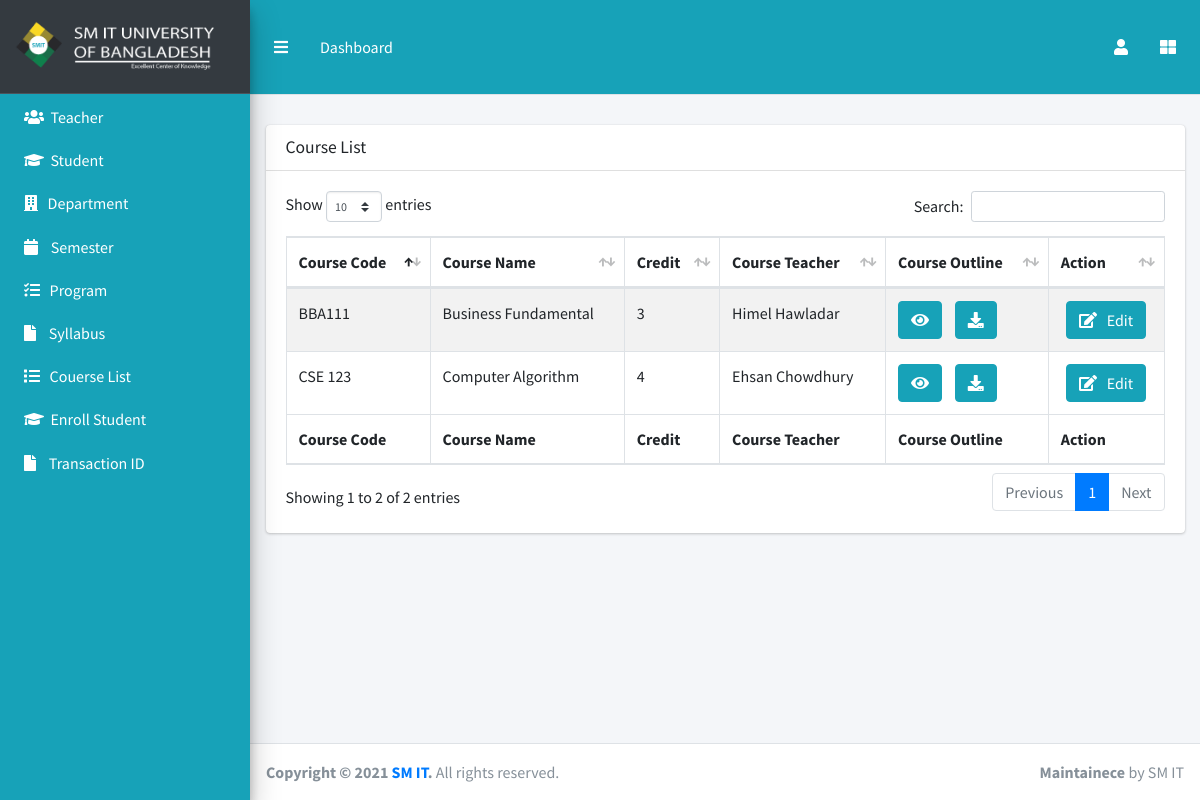
The app's page /admin/course.php (signed in) with its own data.
### tables this page shows
CREATE TABLE `courses` (
  `id` int(11) NOT NULL,
  `courseCode` varchar(50) NOT NULL,
  `courseName` varchar(255) NOT NULL,
  `courseCredit` int(11) NOT NULL,
  `coursePlan` varchar(255) NOT NULL,
  `courseTeacher` varchar(55) NOT NULL,
  `syllabus_version` text NOT NULL,
  `dept_id` int(11) NOT NULL,
  `pro_id` int(11) NOT NULL,
  `sem_id` int(11) NOT NULL,
  `status` int(11) NOT NULL DEFAULT 1,
  `created_at` timestamp NOT NULL DEFAULT current_timestamp()
);

CREATE TABLE `users` (
  `id` int(11) NOT NULL,
  `name` varchar(55) NOT NULL,
  `gendar` varchar(55) NOT NULL,
  `email` varchar(255) NOT NULL,
  `phone` varchar(11) NOT NULL,
  `department` varchar(255) NOT NULL,
  `designation` varchar(55) DEFAULT NULL,
  `userID` varchar(55) DEFAULT NULL,
  `advisor_id` int(11) DEFAULT NULL,
  `password` varchar(255) NOT NULL,
  `user_type` int(10) NOT NULL,
  `photo` varchar(255) NOT NULL,
  `syllabus_version` varchar(55) DEFAULT NULL,
  `status` int(10) DEFAULT 1,
  `created_at` timestamp NOT NULL DEFAULT current_timestamp()
);

### Database/db.php (called while the page is built, shortened)
<?php
 class Database{
 	public $host     = mysql_host;
 	public $user     = mysql_user;
 	public $password = mysql_pass;
 	public $dbname   = mysql_db;
 	public $link;
 	public function ConnectDB(){
 		$this->link = new mysqli($this->host, $this->user, $this->password, $this->dbname);
 	}
  public function select($query){
    $select_row = $this->link->query($query)  or die($this->link->error.__LINE__);
    if ($select_row->num_rows>0) {
        return $select_row;
    }
     else{
      return false;
    }
  }
 }
?>

### admin/course.php (the view, shortened to what this page needs)
<?php
 require '../Database/db.php';
 $db = new Database();
?>
<!DOCTYPE html>
<html lang="en">
<head>
  <link rel="stylesheet" href="../plugins/fontawesome-free/css/all.min.css">
  <link rel="stylesheet" href="../plugins/overlayScrollbars/css/OverlayScrollbars.min.css">
  <link rel="stylesheet" href="../plugins/datatables-bs4/css/dataTables.bootstrap4.min.css">
  <link rel="stylesheet" href="../plugins/datatables-responsive/css/responsive.bootstrap4.min.css">
  <link rel="stylesheet" href="../dist/css/adminlte.min.css">
</head>
<body class="hold-transition sidebar-mini layout-fixed layout-navbar-fixed layout-footer-fixed">
<div class="wrapper">
   <nav class="main-header navbar navbar-expand navbar-white navbar-light"  style="background: #17A2B8;height: 95px">
    <ul class="navbar-nav">
      <li class="nav-item">
        <a class="nav-link" data-widget="pushmenu" href="#" role="button"><i class="fas fa-bars" style="color: #ffff"></i></a>
      </li>
     <li class="nav-item d-none d-sm-inline-block">
        <a href="index.php" class="nav-link" style="color: #ffff">Dashboard</a>
      </li>
    </ul>
    <ul class="navbar-nav ml-auto">
      <li class="nav-item dropdown">
        <a class="nav-link" data-toggle="dropdown" href="#">
         <i class="fa fa-user" aria-hidden="true" style="color: #ffff"></i>
        </a>
      </li>
      <li class="nav-item">
        <a class="nav-link" data-widget="control-sidebar" data-slide="true" href="#" role="button"><i
            class="fas fa-th-large" style="color: #ffff"></i></a>
      </li>
    </ul>
  </nav>
  <aside class="main-sidebar sidebar-dark-primary elevation-4">
    <a href="index.php" class="brand-link">
      <img src="../dist/img/logo.png" alt="Logo" class="logo" style="width: 100%;border-radius: 20px;">
    </a>
    <div class="sidebar" style="background: #17A2B8">
       <nav class="mt-2">
        <ul class="nav nav-pills nav-sidebar flex-column" data-widget="treeview" role="menu" data-accordion="false">
          <li class="nav-item">
          </li>
           <li class="nav-item">
          </li>
             <li class="nav-item">
            <a href="teacher.php" class="nav-link">
             <i class="fa fa-users" aria-hidden="true" style="color: #ffff"></i>
              <p style="color: #ffff">&nbsp;Teacher</p>
            </a>
          </li>
             <li class="nav-item">
            <a href="student.php" class="nav-link">
             <i class="fa fa-graduation-cap" aria-hidden="true" style="color: #ffff"></i>
              <p style="color: #ffff"> &nbsp;Student</p>
            </a>
          </li>
             <li class="nav-item">
            <a href="department.php" class="nav-link">
              <i class="fa fa-building" aria-hidden="true" style="color: #ffff"></i>
              <p style="color: #ffff">  &nbsp;&nbsp;Department</p>
            </a>
          </li>
           <li class="nav-item">
            <a href="semester.php" class="nav-link">
            <i class="fa fa-calendar" aria-hidden="true" style="color: #ffff"></i>
              <p style="color: #ffff"> &nbsp;&nbsp;&nbsp;Semester</p>
            </a>
          </li>
           <li class="nav-item">
            <a href="prog.php" class="nav-link">
              <i class="fa fa-tasks" aria-hidden="true" style="color: #ffff"></i>
              <p style="color: #ffff">  &nbsp;&nbsp;Program</p>
            </a>
          </li>
           <li class="nav-item">
            <a href="syllabus.php" class="nav-link">
              <i class="fa fa-file" aria-hidden="true" style="color: #ffff"></i>
              <p style="color: #ffff">  &nbsp;&nbsp;&nbsp;Syllabus</p>
            </a>
          </li>
             <li class="nav-item">
            <a href="course.php" class="nav-link">
           <i class="fa fa-list" aria-hidden="true" style="color: #ffff"></i>
              <p style="color: #ffff">  &nbsp;&nbsp;Couerse List</p>
            </a>
          </li>
           <li class="nav-item">
            <a href="enroll.php" class="nav-link">
            <i class="fa fa-graduation-cap" aria-hidden="true" style="color: #ffff"></i>
              <p style="color: #ffff"> &nbsp;Enroll Student</p>
            </a>
          </li>
            <li class="nav-item">
            <a href="addtransactionid.php" class="nav-link">
            <i class="fa fa-file" aria-hidden="true" style="color: #ffff"></i>
              <p style="color: #ffff"> &nbsp;&nbsp;&nbsp;Transaction ID</p>
            </a>
          </li>
        </ul>
      </nav>
    </div>
  </aside>
  <div class="content-wrapper">
    <div class="content-header">
    </div>
    <section class="content">
      <div class="container-fluid">
                <div class="content-header">
    </div>
             <div class="card">
              <div class="card-header">
                <h3 class="card-title">Course List</h3>
              </div>
              <div class="card-body">
              <?php
                $query="SELECT * FROM courses";
                $courses =$db->select($query);
                if ($courses) {
              ?>
                <table id="example1" class="table table-bordered table-striped">
                  <thead>
                  <tr>
                    <th>Course Code</th>
                    <th>Course Name</th>
                    <th>Credit</th>
                    <th>Course Teacher</th>
                    <th>Course Outline</th>
                    <th>Action</th>
                  </tr>
                  </thead>
                  <tbody>
            <?php
              while ($coursedata = $courses->fetch_assoc())
               if ($coursedata['status']==1) {
             { ?>
                <tr>
                   <td><?php echo $coursedata['courseCode']?></td>
                   <td><?php echo $coursedata['courseName']?></td>
                   <td><?php echo $coursedata['courseCredit']?></td>
                    <td>
                      <?php  $courseTeacher = $coursedata['courseTeacher'];
                      $query="SELECT * FROM users WHERE userID='$courseTeacher'";
                      $courseTeacher =$db->select($query);
                      while ($courseTeacherdata = $courseTeacher->fetch_assoc()){
                       echo $courseTeacherName= $courseTeacherdata['name'];
                     }
                      ?>
                    </td>
                   <td><a target="_blank" href="<?php echo $coursedata['coursePlan']?>"><button type="button" class="btn btn-info"><i class="fa fa-eye" aria-hidden="true"></i></button></a>
                    &nbsp;&nbsp;&nbsp;<a href="<?php echo $coursedata['coursePlan']?>" download><button type="button" class="btn btn-info"><i class="fa fa-download" aria-hidden="true"></i></button></a>
                   </td>
                   <td style="text-align: center;">
                  <a href="edit_course.php?course_id=<?php echo $coursedata['id']?>"><button type="button" class="btn btn-info">
                  <i class="fas fa-edit"></i> &nbsp; Edit
                   </button>
                </a>
              </td>
                </tr>
                <?php }}?>
                  </tbody>
                  <tfoot>
                  <tr>
                    <th>Course Code</th>
                    <th>Course Name</th>
                    <th>Credit</th>
                    <th>Course Teacher</th>
                    <th>Course Outline</th>
                    <th>Action</th>
                  </tr>
                  </tfoot>
                </table>
              <?php }else{?>
                 <button type="button" class="btn btn-info"> </i> &nbsp; Sorry! Course Not Found!
                   </button>
         <?php     }?>
              </div>
            </div>
      </div>
    </section>
  </div>
  <footer class="main-footer">
    <strong>Copyright &copy; 2021 <a href="#">SM IT</a>.</strong>
    All rights reserved.
    <div class="float-right d-none d-sm-inline-block">
      <b>Maintainece</b>  by SM IT
    </div>
  </footer>
</div>
</body>
</html>

### records on screen
courses: courseCode "CSE 123", courseName "Computer Algorithm", courseCredit "4"
users: name "Ehsan Chowdhury"
courses: courseCode "BBA111", courseName "Business Fundamental", courseCredit "3"
users: name "Himel Hawladar"
